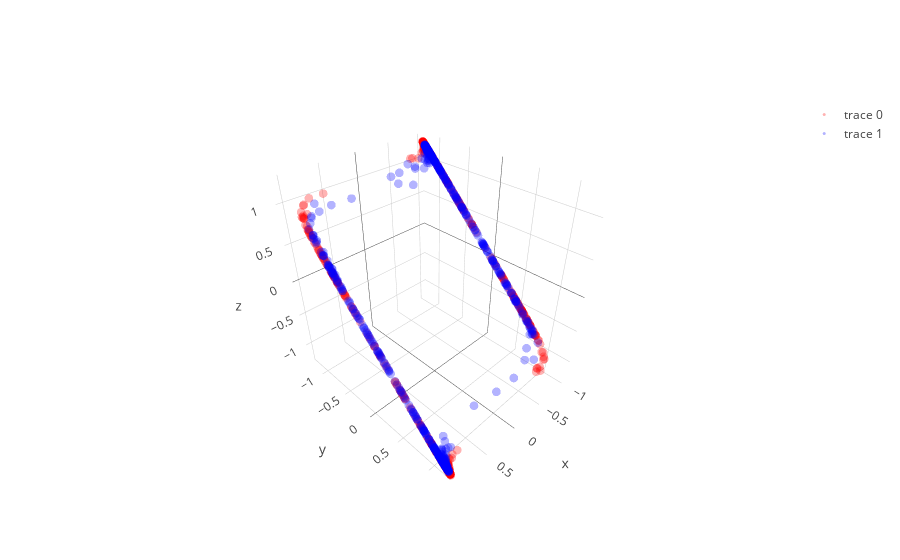

The cell this chart's notebook holds for it:
### Code cell
learning_rate = 0.0008; beta1=0.999; beta2=0.999; adam_e = 1e-8 

l1 = PCA_layer(2,3)
l1b= batch_norm()
l2 = PCA_layer(3,3)
l2b= batch_norm()
l3 = PCA_layer(3,2)

mini_batch_size    = 20
training_iteration = 500

copyX = np.copy(X)
for iter in range(training_iteration):

    copyX = shuffle(copyX)
    for current_batch_index in range(0,len(X),mini_batch_size):
        current_batch = copyX[current_batch_index:current_batch_index+mini_batch_size]
        layer1,layer1_var = l1.feed_non(current_batch,0)
        layer1bn = l1b.feed(layer1)
        layer2,layer2_var = l2.feed_non(layer1bn,0)
        layer2bn = l2b.feed(layer2)
        layer3,layer3_var = l3.feed_linear(layer2bn)

        sys.stdout.write("Iter: " + str(iter) + " " + str(layer1_var.mean() + layer2_var.mean() + layer3_var.mean()) + '\r')
        sys.stdout.flush()
        
        grad3 = l3.back_linear()
        grad2bn = l2b.back(grad3)
        grad2 = l2.back_non(grad2bn,cancel=0,sign_value=-1)
        grad1bn = l1b.back(grad2)
        grad1 = l1.back_non(grad1bn,cancel=0,sign_value=-1)
   
layer1,layer1_var = l1.feed_non(X,0)
layer1bn = l1b.feed(layer1)
layer2,layer2_var = l2.feed_non(layer1bn,0)
layer2bn = l2b.feed(layer2)
layer3,layer3_var = l3.feed_linear(layer2bn)

trace1 = go.Scatter3d(
    x=layer2bn[y==0,0],
    y=layer2bn[y==0,1],
    z=layer2bn[y==0,2],
    mode='markers',
    line=dict(color='red',width=0.5),
    marker=dict(size=3,opacity=0.3)
)
trace2 = go.Scatter3d(
    x=layer2bn[y==1,0],
    y=layer2bn[y==1,1],
    z=layer2bn[y==1,2],
    mode='markers',
    line=dict(color='blue',width=0.5),
    marker=dict(size=3,opacity=0.3)
)
data = [trace1,trace2]
fig  = go.Figure(data=data)
iplot(fig)

plt.figure(figsize=(8,6))
plt.scatter(layer3[y==0, 0], layer3[y==0, 1], color='red', alpha=0.5)
plt.scatter(layer3[y==1, 0], layer3[y==1, 1], color='blue', alpha=0.5)
plt.show()

### Figure 1 — Plotly figure (JSON) as saved in the notebook; plotly's stock layout.template omitted (floating-point values rounded to 4 significant figures; data arrays with more than 128 entries replaced by an {"elided": "..."} marker saying what was removed)
{"data": [{"line": {"color": "red", "width": 0.5}, "marker": {"opacity": 0.3, "size": 3}, "mode": "markers", "type": "scatter3d", "uid": "dae8fc9a-fdb4-4c8b-a53a-acd231de8e68", "x": {"elided": "750 float values"}, "y": {"elided": "750 float values"}, "z": {"elided": "750 float values"}}, {"line": {"color": "blue", "width": 0.5}, "marker": {"opacity": 0.3, "size": 3}, "mode": "markers", "type": "scatter3d", "uid": "7f4a8182-bb86-4a36-a04c-723603541955", "x": {"elided": "750 float values"}, "y": {"elided": "750 float values"}, "z": {"elided": "750 float values"}}], "layout": {}}
